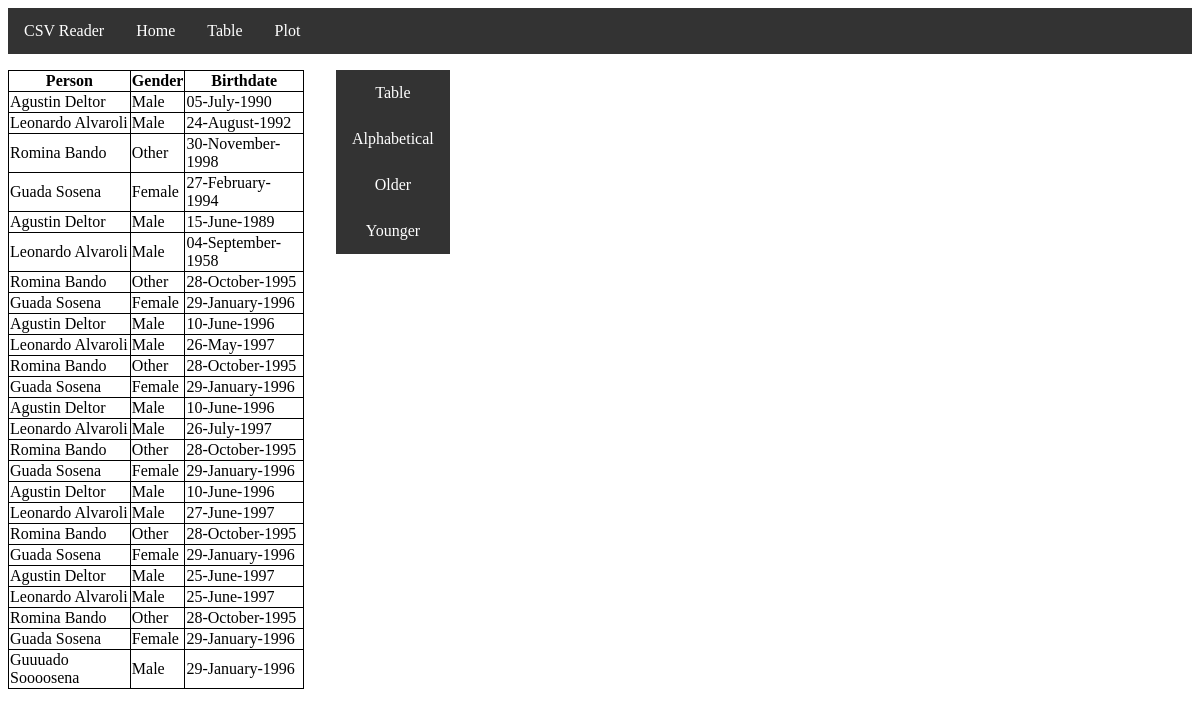
The app's page /table, older data.
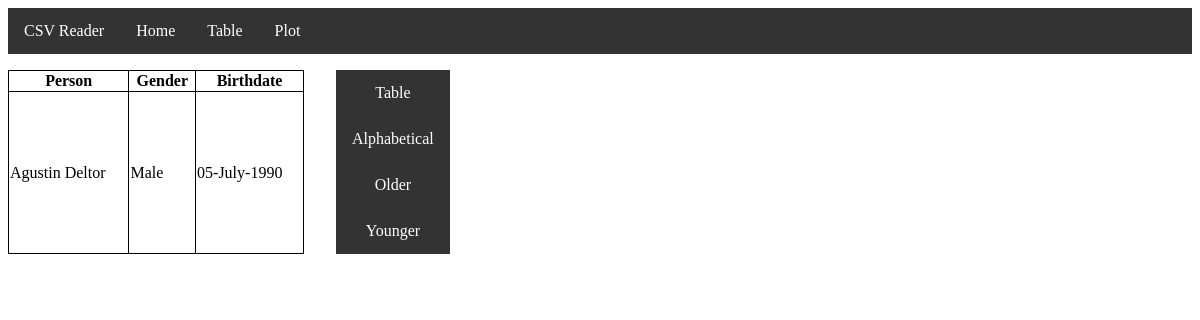
The same page, newer data.
### gview/models.py (models this page shows)
class Person(models.Model):
    name = models.CharField(max_length=128)
    birthdate = models.DateTimeField()
    created_at = models.DateTimeField(auto_now_add=True)
    updated_at = models.DateTimeField(auto_now=True)
    class Gender(models.TextChoices):
        MALE = 'M', _('Male')
        FEMALE = 'F', _('Female')
        OTHER = 'O', _('Other')
    gender = models.CharField(max_length=1, choices= Gender.choices)
    def __str__(self):
        return self.name
    def getGender(self):
        return Person.Gender(self.gender).label
    def getBirthdate(self):
        return self.birthdate.strftime("%d-%B-%Y")

### gview/views.py (the view)
# urls.py: path('table', views.idListView.as_view(), name='Table'),
class idListView(View):
    def get(self, request):
        data = Person.objects.all()
        return render(request, 'table.html', {'data': data})

### templates/table.html (shortened to what this page needs)
{% load static %}
{% include 'navbar.html' %}
<html>
<head>
</head>
    <font size="2" face="Tahoma" >
    <div class="upper">
        <table class="tabla" border="1"; width="25%";>
            <thead>
                <th>Person</th>
                <th>Gender</th>
                <th>Birthdate</th>
            </thead>
            {% for k in data  %}
            <tr>
                <td>{{k}}</td>
                <td>{{k.getGender}}</td>
                <td>{{k.getBirthdate}}</td>
            </tr>
            {% endfor %}
        </table>
        <div class="botones">
            <a class="form-submit-button" href="table">Table</a>
            <a href="alphabetical">Alphabetical</a>
            <a href="older">Older</a>
            <a href="younger">Younger</a>
        </div>
    </div>
    </font>
</html>

Row changes from the older to the newer data that the page shows:
removed Person: name "Leonardo Alvaroli", getGender "Male", getBirthdate "24-August-1992"
removed Person: name "Romina Bando", getGender "Other", getBirthdate "30-November-1998"
removed Person: name "Guada Sosena", getGender "Female", getBirthdate "27-February-1994"
removed Person: name "Agustin Deltor", getGender "Male", getBirthdate "15-June-1989"
removed Person: name "Leonardo Alvaroli", getGender "Male", getBirthdate "04-September-1958"
removed Person: name "Romina Bando", getGender "Other", getBirthdate "28-October-1995"
removed Person: name "Guada Sosena", getGender "Female", getBirthdate "29-January-1996"
removed Person: name "Agustin Deltor", getGender "Male", getBirthdate "10-June-1996"
removed Person: name "Leonardo Alvaroli", getGender "Male", getBirthdate "26-May-1997"
removed Person: name "Romina Bando", getGender "Other", getBirthdate "28-October-1995"
removed Person: name "Guada Sosena", getGender "Female", getBirthdate "29-January-1996"
removed Person: name "Agustin Deltor", getGender "Male", getBirthdate "10-June-1996"
removed Person: name "Leonardo Alvaroli", getGender "Male", getBirthdate "26-July-1997"
removed Person: name "Romina Bando", getGender "Other", getBirthdate "28-October-1995"
removed Person: name "Guada Sosena", getGender "Female", getBirthdate "29-January-1996"
removed Person: name "Agustin Deltor", getGender "Male", getBirthdate "10-June-1996"
removed Person: name "Leonardo Alvaroli", getGender "Male", getBirthdate "27-June-1997"
removed Person: name "Romina Bando", getGender "Other", getBirthdate "28-October-1995"
removed Person: name "Guada Sosena", getGender "Female", getBirthdate "29-January-1996"
removed Person: name "Agustin Deltor", getGender "Male", getBirthdate "25-June-1997"
removed Person: name "Leonardo Alvaroli", getGender "Male", getBirthdate "25-June-1997"
removed Person: name "Romina Bando", getGender "Other", getBirthdate "28-October-1995"
removed Person: name "Guada Sosena", getGender "Female", getBirthdate "29-January-1996"
removed Person: name "Guuuado Soooosena", getGender "Male", getBirthdate "29-January-1996"
